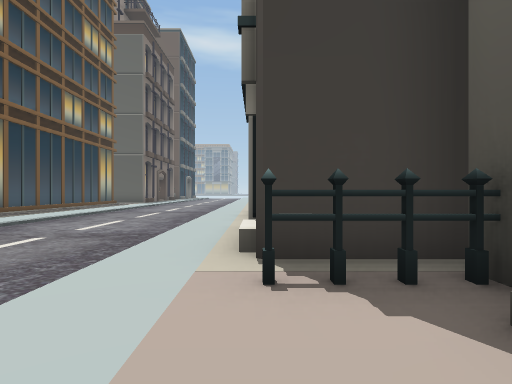
view 1 (above)

24 first-person views from a walk through a scene from a Unity 3-D project. The camera is 1.3 m above the floor, looks level and sees 80° across. The floor is counted in squares, 2 m on a side. Each view is taken from the middle of a square. On the plan, view 1 faces up. The plan holds only what a view shows up to about 10 squares ahead; the rest is blank. The place goes on beyond the plan. The player is left out. Some surface patterns are stand-ins.

view 2
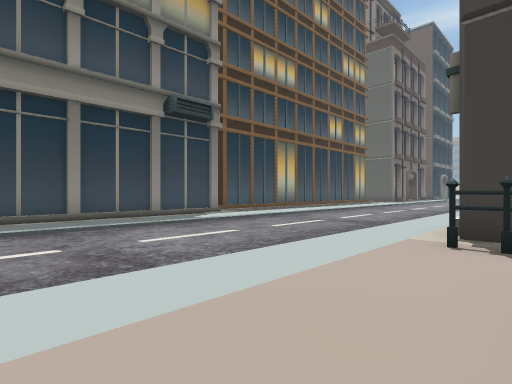

view 3
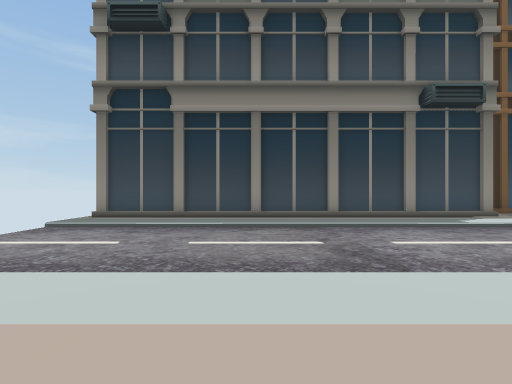

view 4
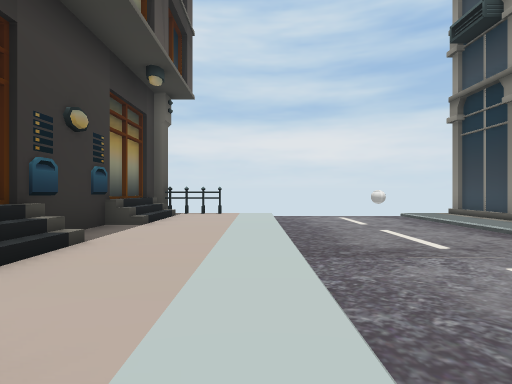

view 5
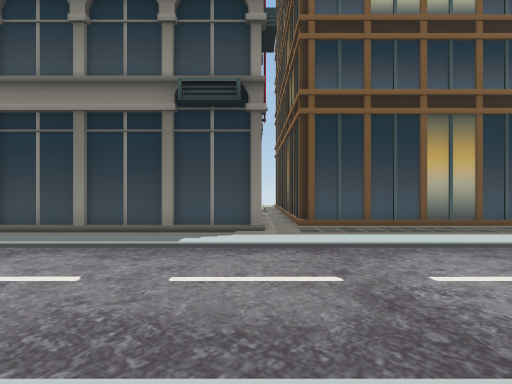

view 6
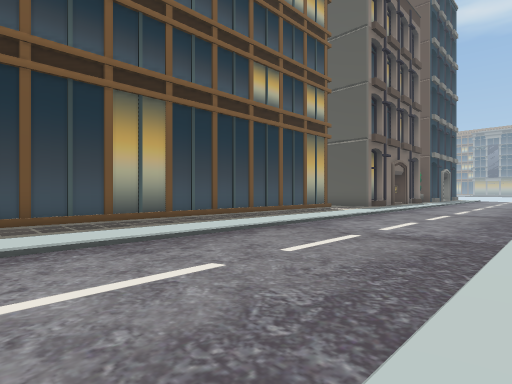

view 7
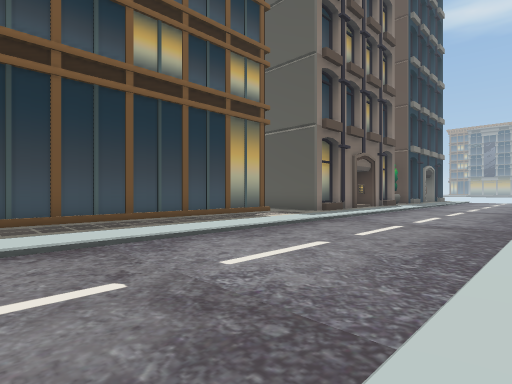

view 8
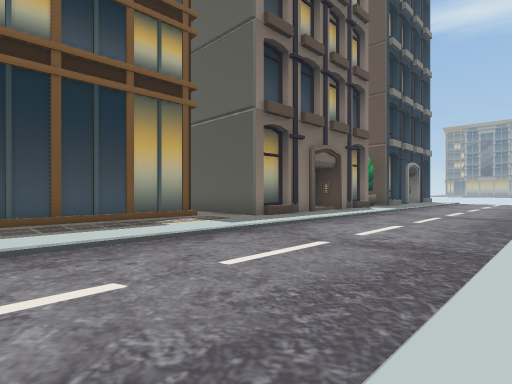

view 9
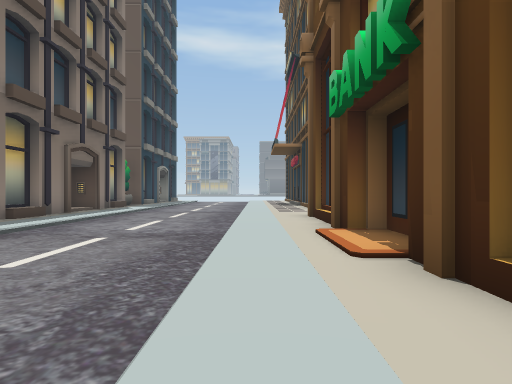

view 10
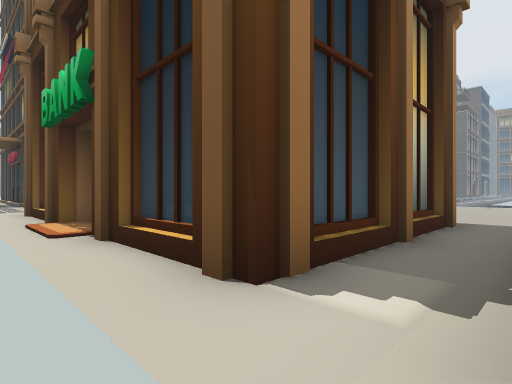

view 11
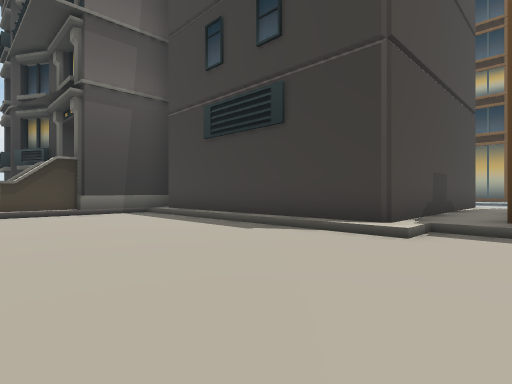

view 12
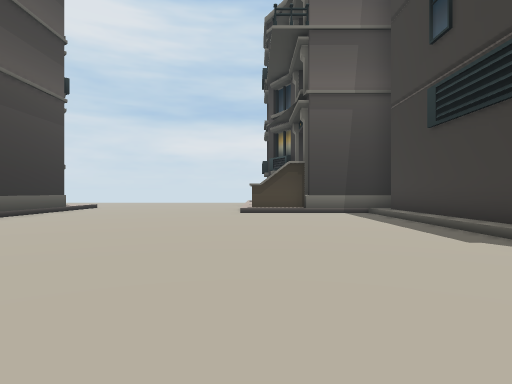

view 13
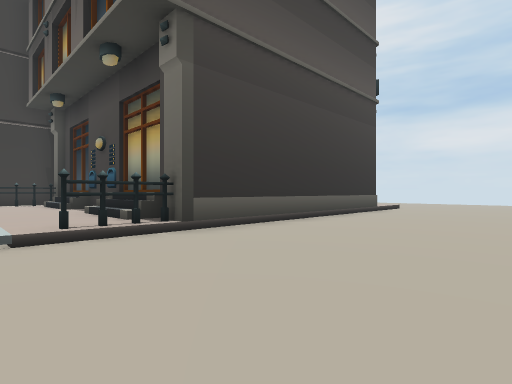

view 14
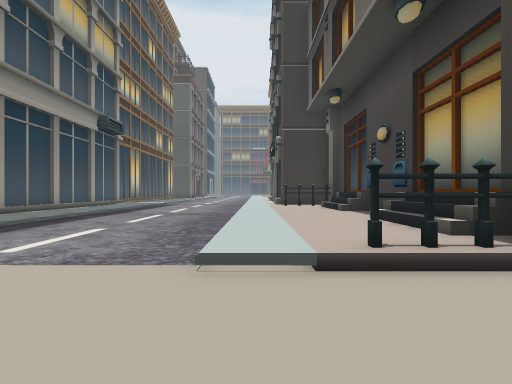

view 15
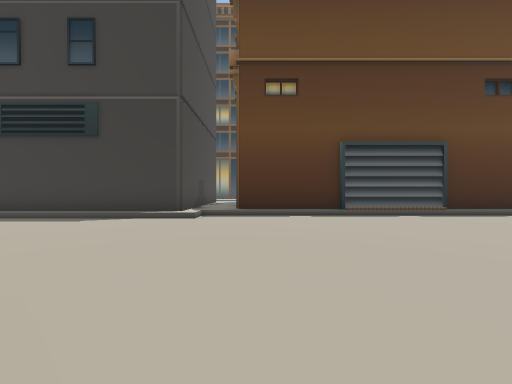

view 16
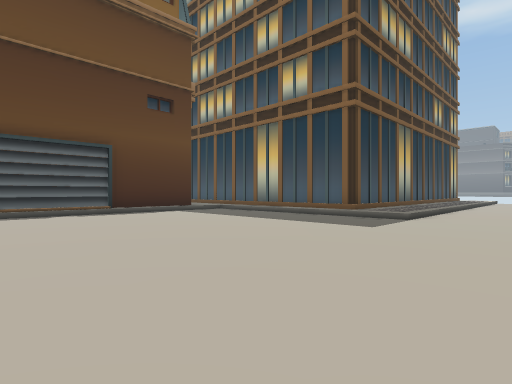

view 17
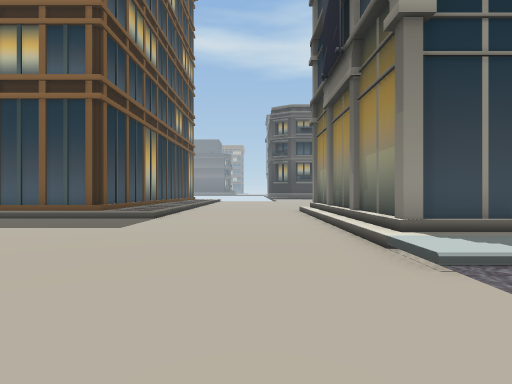

view 18
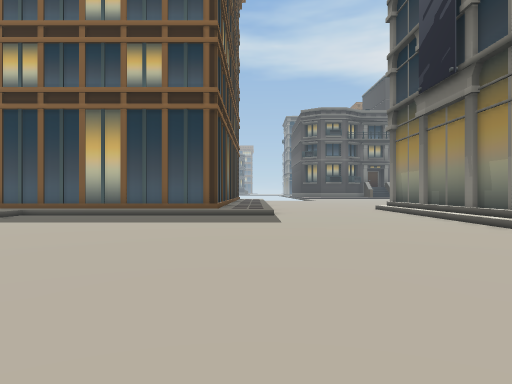

view 19
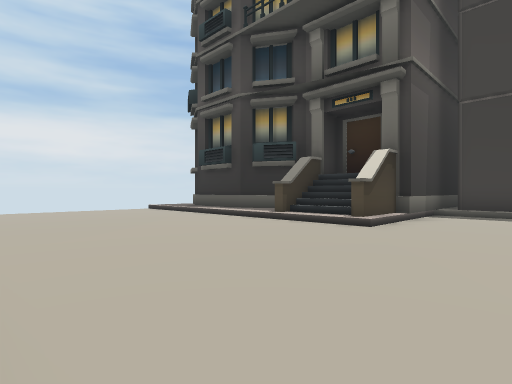

view 20
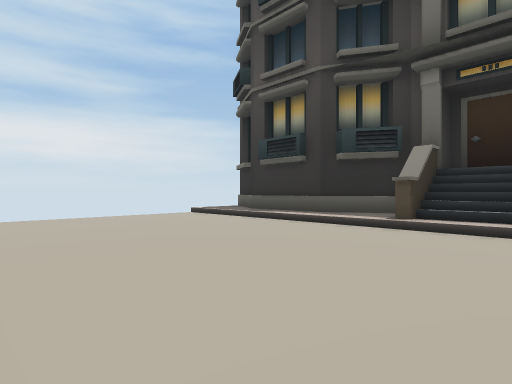

view 21
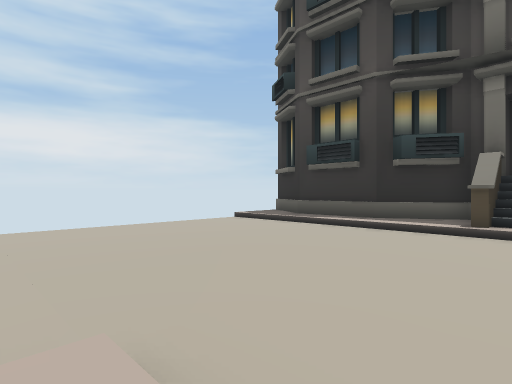

view 22
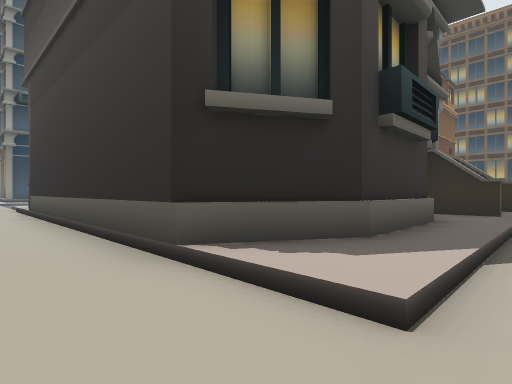

view 23
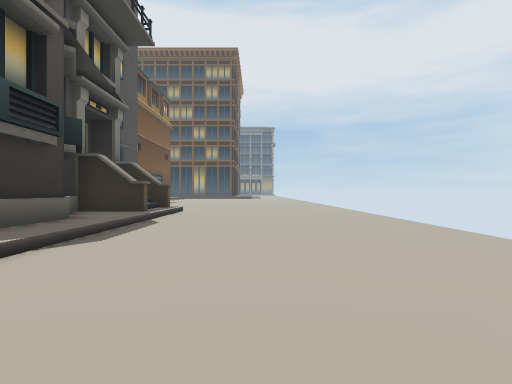

view 24
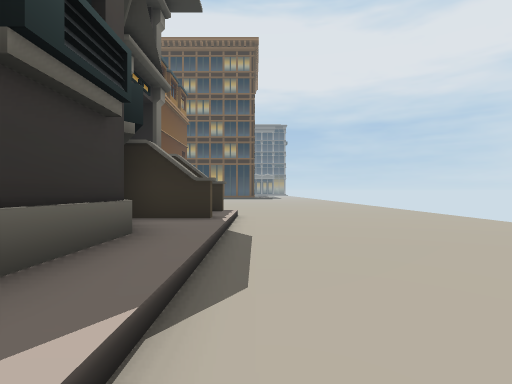

### Floor plan
Key: @ floor where view 1 was taken; # wall or solid block; . main floor; : floor 0.25 m higher than the main floor; + floor 2.25 m higher than the main floor; / step, stairs or slope; ^ raised ledge; B building.
Columns run from 10 left of view 1 to 26 right of it. Each row starts with its distance up from view 1.
 24       ...            B  ....B
 23      ....      BBBBBBB  ....B
 22     :....:              ....B
 21    B:....:       ...........B
 20   B /....: B    B...........B
 19  BBB:....: B    B...........B
 18     :....: B    B...........BB  BBBB
 17  B  :....: B    B...........:: :::::
 16  B  :....: B    B...................
 15  B  :....: B    B...................
 14  B  :....::B    B...................
 13  B  :....::B    B...................
 12  B  :....::BB BBB...........::::::::
 11  B  :....::      ...........::::::::
 10  B  :....:BBBBBBBB..........#:::::::
  9  B  :..../       B..........########
  8  B  :....:B      B..........#
  7  B  :..../       B..........#
  6 BB  :..../       B..........#
  5     :....:B      B..........#
  4 BBBB:....//      B..........#
  3    B:....:BBB    B..........#
  2    B:....:##^  ^^^####......##   ## #
  1    B:....:::      #+//......:####:# #
  0    B:....:@:#      ###......::::::#/#
 -1    B:....:::#      #::...............
 -2    B:....:::#       #:...............
 -3    B:....:::#       #:...............
 -4    B:....:::#       #:...............
 -5    B:....:::#       #:...............
 -6    B:....:# ^        :...... ........
 -7            ##

Positions as (right, up) in squares from view 1, and headings:
1: (0, 0), facing up
2: (1, -2), facing up-left
3: (1, -2), facing left
4: (-1, 3), facing down
5: (0, 4), facing left
6: (-1, 6), facing up-left
7: (-1, 10), facing up-left
8: (-1, 13), facing up-left
9: (-1, 12), facing up
10: (-1, 10), facing up-right
11: (12, 12), facing down-left
12: (11, 12), facing down
13: (13, 12), facing down-right
14: (15, 12), facing right
15: (15, 12), facing left
16: (16, 14), facing up-left
17: (16, 14), facing up
18: (13, 13), facing up
19: (17, 5), facing down-left
20: (17, 2), facing down-left
21: (18, 1), facing down-left
22: (16, -1), facing up-right
23: (16, -3), facing right
24: (18, -1), facing right
